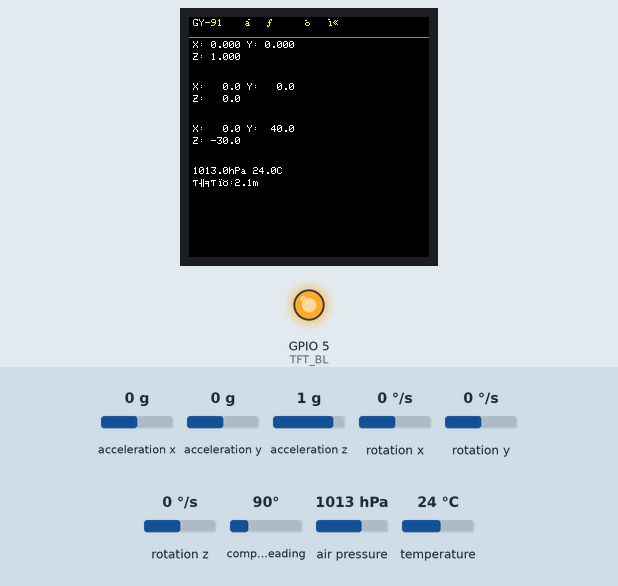
Bench run of a sketch on a simulated ESP32-S3. Parts: 240×240 colour display, output pins drawn as LEDs (lit = HIGH). The test bench sets the inputs (shaded band); at power-on: acceleration x 0 g, acceleration y 0 g, acceleration z 1 g, rotation x 0 °/s, rotation y 0 °/s, rotation z 0 °/s, compass heading 90°, air pressure 1013 hPa, temperature 24 °C. Pins used as bus, display or sensor lines are not drawn; what the sketch prints to the serial monitor is not drawn.

Above: at 2.4 s.
2.5 s: acceleration x set to -1.4 g
4.0 s: acceleration y set to -1.4 g
At 4.8 s:
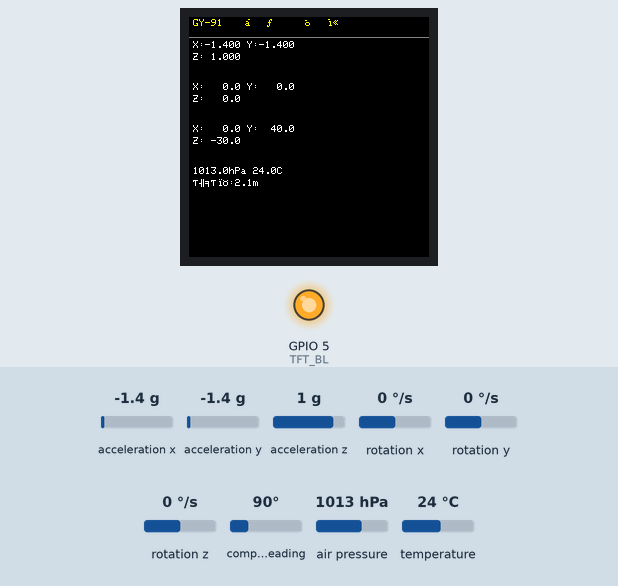
5.5 s: acceleration z set to -1.4 g
7.1 s: rotation x set to -192 °/s
At 8.4 s:
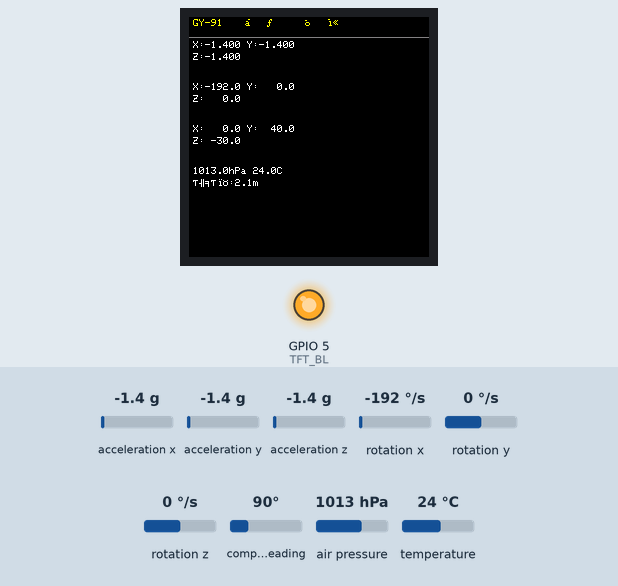
8.7 s: rotation y set to -192 °/s
10.2 s: rotation z set to -192 °/s
At 11.4 s:
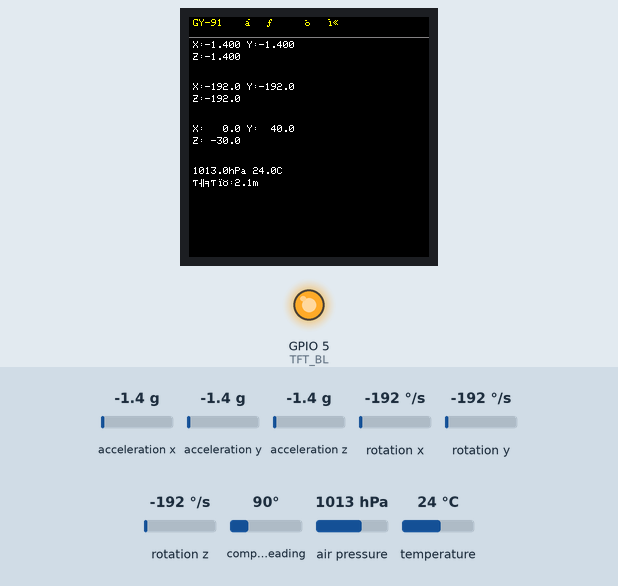
Timing chart, 0 to 13.2 s (numbered marks = the images above; inputs shaded):
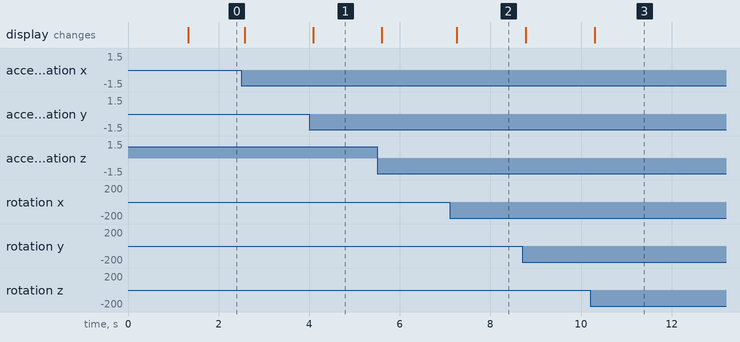

The sketch:

GY91_ST7789_Demo.ino
```cpp
/**
 * ESP32-S3 + ST7789 + GY-91 (MPU9250 + BMP280) 示例
 *
 * 功能：读取加速度、陀螺仪、磁力计和气压数据，显示在 ST7789 屏幕上
 * 编码：GB2312（确保中文正常显示）
 */

#include <Adafruit_GFX.h>
#include <Adafruit_ST7789.h>
#include <SPI.h>
#include <Wire.h>
#include <MPU9250_asukiaaa.h>
#include <Adafruit_BMP280.h>

// ── ST7789 引脚定义 ──────────────────────────
#define TFT_CS    10   // 屏幕片选
#define TFT_DC     6   // 数据/命令
#define TFT_RST    7   // 复位
#define TFT_MOSI  11   // SPI MOSI
#define TFT_SCLK  12   // SPI CLK
#define TFT_BL     5   // 背光
#define TFT_MISO  13   // SPI MISO（字库用）
#define FONT_CS    9   // 字库片选

// ── GY-91 I2C 引脚定义 ───────────────────────
#define GY91_SDA   3   // I2C 数据
#define GY91_SCL   4   // I2C 时钟

// ── 颜色定义（16位 RGB565）───────────────────
#define COLOR_BG     0x0000  // 黑色背景
#define COLOR_TITLE  0xFFE0  // 黄色标题
#define COLOR_ACCEL  0x07FF  // 青色 - 加速度
#define COLOR_GYRO   0xF81F  // 紫色 - 陀螺仪
#define COLOR_MAG    0x07E0  // 绿色 - 磁力计
#define COLOR_TEMP   0xFFA0  // 橙色 - 温度
#define COLOR_PRESS  0x001F  // 蓝色 - 气压
#define COLOR_VALUE  0xFFFF  // 白色数值

// ── 全局对象 ─────────────────────────────────
Adafruit_ST7789 tft = Adafruit_ST7789(TFT_CS, TFT_DC, TFT_MOSI, TFT_SCLK, TFT_RST);
MPU9250_asukiaaa mpu;
Adafruit_BMP280 bmp;

// ── 数据存储 ─────────────────────────────────
float accelX, accelY, accelZ;
float gyroX, gyroY, gyroZ;
float magX, magY, magZ;
float temperature;
float pressure;
float altitude;

// ── 字库读取函数（GT30L32S4W）────────────────
void fontChipRead(uint32_t addr, uint8_t* buf, uint16_t len) {
  SPI.beginTransaction(SPISettings(8000000, MSBFIRST, SPI_MODE0));
  digitalWrite(FONT_CS, LOW);

  SPI.transfer(0x03);
  SPI.transfer((addr >> 16) & 0xFF);
  SPI.transfer((addr >>  8) & 0xFF);
  SPI.transfer( addr        & 0xFF);

  for (uint16_t i = 0; i < len; i++) {
    buf[i] = SPI.transfer(0x00);
  }

  digitalWrite(FONT_CS, HIGH);
  SPI.endTransaction();
}

// GB2312 汉字地址计算（16×16 点阵）
uint32_t getHanziAddr(uint8_t h, uint8_t l) {
  uint8_t qu  = h - 0xA0;
  uint8_t wei = l - 0xA0;
  return 0x2C9D0 + ((uint32_t)(qu - 1) * 94 + (wei - 1)) * 32;
}

// 绘制单个 16×16 汉字
void drawHanzi(int16_t x, int16_t y, const uint8_t* gb, uint16_t fg, uint16_t bg) {
  uint8_t buf[32];
  fontChipRead(getHanziAddr(gb[0], gb[1]), buf, 32);

  for (uint8_t row = 0; row < 16; row++) {
    uint16_t bits = ((uint16_t)buf[row * 2] << 8) | buf[row * 2 + 1];
    for (uint8_t col = 0; col < 16; col++) {
      tft.drawPixel(x + col, y + row, (bits & (0x8000 >> col)) ? fg : bg);
    }
  }
}

// 绘制 GB2312 字符串（汉字+ASCII 混排）
void drawChinese(int16_t x, int16_t y, const char* str, uint16_t fg, uint16_t bg) {
  int16_t cx = x;
  while (*str) {
    uint8_t ch = (uint8_t)*str;
    if (ch >= 0xA1 && *(str + 1)) {
      uint8_t gb[2] = { ch, (uint8_t)*(str + 1) };
      drawHanzi(cx, y, gb, fg, bg);
      cx  += 16;
      str += 2;
    } else {
      tft.drawChar(cx, y + 2, ch, fg, bg, 1);
      cx  += 6;
      str += 1;
    }
  }
}

// ── 传感器初始化 ─────────────────────────────
bool initGY91() {
  bool success = true;

  // 初始化 I2C（自定义引脚）
  Wire.begin(GY91_SDA, GY91_SCL);
  mpu.setWire(&Wire);

  // 初始化 MPU9250
  if (mpu.beginAccel() != 0) {
    Serial.println("[错误] MPU9250 加速度计初始化失败");
    success = false;
  }
  if (mpu.beginGyro() != 0) {
    Serial.println("[错误] MPU9250 陀螺仪初始化失败");
    success = false;
  }
  if (mpu.beginMag() != 0) {
    Serial.println("[警告] MPU9250 磁力计初始化失败（可能需要校准）");
    // 磁力计失败不视为整体失败
  }

  // 初始化 BMP280
  if (!bmp.begin(0x76)) {  // SDO=GND 时地址为 0x76
    Serial.println("[错误] BMP280 初始化失败");
    success = false;
  } else {
    // 配置 BMP280
    bmp.setSampling(Adafruit_BMP280::MODE_NORMAL,
                    Adafruit_BMP280::SAMPLING_X2,
                    Adafruit_BMP280::SAMPLING_X16,
                    Adafruit_BMP280::FILTER_X16,
                    Adafruit_BMP280::STANDBY_MS_500);
  }

  return success;
}

// ── 读取传感器数据 ───────────────────────────
void readSensors() {
  // 读取加速度
  if (mpu.accelUpdate() == 0) {
    accelX = mpu.accelX();
    accelY = mpu.accelY();
    accelZ = mpu.accelZ();
  }

  // 读取陀螺仪
  if (mpu.gyroUpdate() == 0) {
    gyroX = mpu.gyroX();
    gyroY = mpu.gyroY();
    gyroZ = mpu.gyroZ();
  }

  // 读取磁力计
  if (mpu.magUpdate() == 0) {
    magX = mpu.magX();
    magY = mpu.magY();
    magZ = mpu.magZ();
  }

  // 读取 BMP280
  temperature = bmp.readTemperature();
  pressure = bmp.readPressure() / 100.0F;  // 转换为 hPa
  altitude = bmp.readAltitude(1013.25);    // 标准海平面气压
}

// ── 绘制数据到屏幕 ───────────────────────────
void drawData() {
  char buf[32];
  int16_t y = 0;

  // 标题
  drawChinese(4, y, "GY-91 传感器数据", COLOR_TITLE, COLOR_BG);
  y += 20;

  // 分隔线
  tft.drawFastHLine(0, y, 240, 0x8410);
  y += 4;

  // 加速度
  drawChinese(4, y, "加速度(g):", COLOR_ACCEL, COLOR_BG);
  y += 14;
  snprintf(buf, sizeof(buf), "X:%6.3f Y:%6.3f", accelX, accelY);
  tft.setCursor(4, y);
  tft.setTextColor(COLOR_VALUE);
  tft.print(buf);
  y += 12;
  snprintf(buf, sizeof(buf), "Z:%6.3f", accelZ);
  tft.setCursor(4, y);
  tft.print(buf);
  y += 16;

  // 陀螺仪
  drawChinese(4, y, "陀螺仪(dps):", COLOR_GYRO, COLOR_BG);
  y += 14;
  snprintf(buf, sizeof(buf), "X:%6.1f Y:%6.1f", gyroX, gyroY);
  tft.setCursor(4, y);
  tft.setTextColor(COLOR_VALUE);
  tft.print(buf);
  y += 12;
  snprintf(buf, sizeof(buf), "Z:%6.1f", gyroZ);
  tft.setCursor(4, y);
  tft.print(buf);
  y += 16;

  // 磁力计
  drawChinese(4, y, "磁力计(uT):", COLOR_MAG, COLOR_BG);
  y += 14;
  snprintf(buf, sizeof(buf), "X:%6.1f Y:%6.1f", magX, magY);
  tft.setCursor(4, y);
  tft.setTextColor(COLOR_VALUE);
  tft.print(buf);
  y += 12;
  snprintf(buf, sizeof(buf), "Z:%6.1f", magZ);
  tft.setCursor(4, y);
  tft.print(buf);
  y += 16;

  // 气压和温度
  drawChinese(4, y, "气压温度:", COLOR_PRESS, COLOR_BG);
  y += 14;
  snprintf(buf, sizeof(buf), "%.1fhPa %.1fC", pressure, temperature);
  tft.setCursor(4, y);
  tft.setTextColor(COLOR_VALUE);
  tft.print(buf);
  y += 12;
  snprintf(buf, sizeof(buf), "海拔:%.1fm", altitude);
  tft.setCursor(4, y);
  tft.print(buf);
}

// ── 绘制静态标签（减少刷新闪烁）───────────────
void drawStaticLabels() {
  tft.fillScreen(COLOR_BG);

  int16_t y = 0;

  // 标题
  drawChinese(4, y, "GY-91 传感器数据", COLOR_TITLE, COLOR_BG);
  y += 20;

  // 分隔线
  tft.drawFastHLine(0, y, 240, 0x8410);
  y += 4;

  // 加速度标签
  drawChinese(4, y, "加速度(g):", COLOR_ACCEL, COLOR_BG);
  y += 42;

  // 陀螺仪标签
  drawChinese(4, y, "陀螺仪(dps):", COLOR_GYRO, COLOR_BG);
  y += 42;

  // 磁力计标签
  drawChinese(4, y, "磁力计(uT):", COLOR_MAG, COLOR_BG);
  y += 42;

  // 气压温度标签
  drawChinese(4, y, "气压温度:", COLOR_PRESS, COLOR_BG);
}

// ── 只更新数值区域 ───────────────────────────
void updateValues() {
  char buf[32];
  int16_t y;

  // 加速度数值区域：y=24~52
  y = 24;
  tft.fillRect(4, y, 232, 26, COLOR_BG);
  snprintf(buf, sizeof(buf), "X:%6.3f Y:%6.3f", accelX, accelY);
  tft.setCursor(4, y);
  tft.setTextColor(COLOR_VALUE);
  tft.print(buf);
  y += 12;
  snprintf(buf, sizeof(buf), "Z:%6.3f", accelZ);
  tft.setCursor(4, y);
  tft.print(buf);

  // 陀螺仪数值区域：y=66~94
  y = 66;
  tft.fillRect(4, y, 232, 26, COLOR_BG);
  snprintf(buf, sizeof(buf), "X:%6.1f Y:%6.1f", gyroX, gyroY);
  tft.setCursor(4, y);
  tft.setTextColor(COLOR_VALUE);
  tft.print(buf);
  y += 12;
  snprintf(buf, sizeof(buf), "Z:%6.1f", gyroZ);
  tft.setCursor(4, y);
  tft.print(buf);

  // 磁力计数值区域：y=108~136
  y = 108;
  tft.fillRect(4, y, 232, 26, COLOR_BG);
  snprintf(buf, sizeof(buf), "X:%6.1f Y:%6.1f", magX, magY);
  tft.setCursor(4, y);
  tft.setTextColor(COLOR_VALUE);
  tft.print(buf);
  y += 12;
  snprintf(buf, sizeof(buf), "Z:%6.1f", magZ);
  tft.setCursor(4, y);
  tft.print(buf);

  // 气压温度数值区域：y=150~178
  y = 150;
  tft.fillRect(4, y, 232, 26, COLOR_BG);
  snprintf(buf, sizeof(buf), "%.1fhPa %.1fC", pressure, temperature);
  tft.setCursor(4, y);
  tft.setTextColor(COLOR_VALUE);
  tft.print(buf);
  y += 12;
  snprintf(buf, sizeof(buf), "海拔:%.1fm", altitude);
  tft.setCursor(4, y);
  tft.print(buf);
}

// ── Setup ────────────────────────────────────
void setup() {
  Serial.begin(115200);
  delay(1000);
  Serial.println("\n====================");
  Serial.println("GY-91 + ST7789 演示");
  Serial.println("====================\n");

  // 初始化背光和字库片选
  pinMode(TFT_BL, OUTPUT);
  digitalWrite(TFT_BL, HIGH);
  pinMode(FONT_CS, OUTPUT);
  digitalWrite(FONT_CS, HIGH);

  // 初始化显示屏
  tft.init(240, 240);
  tft.setRotation(0);
  tft.fillScreen(COLOR_BG);
  tft.setTextSize(1);

  // 显示初始化信息
  drawChinese(4, 100, "正在初始化...", COLOR_TITLE, COLOR_BG);

  // 初始化 GY-91
  if (!initGY91()) {
    Serial.println("[错误] GY-91 初始化失败，请检查接线");
    tft.fillScreen(COLOR_BG);
    drawChinese(4, 100, "传感器初始化失败", 0xF800, COLOR_BG);
    drawChinese(4, 120, "请检查接线", 0xF800, COLOR_BG);
    while (1) { delay(100); }  // 停止运行
  }

  Serial.println("[成功] GY-91 初始化完成");

  // 绘制静态标签
  drawStaticLabels();
}

// ── Loop ─────────────────────────────────────
void loop() {
  // 读取传感器
  readSensors();

  // 更新显示（只刷新数值区域，减少闪烁）
  updateValues();

  // 串口输出（调试用）
  Serial.printf("Accel: %.3f, %.3f, %.3f | ", accelX, accelY, accelZ);
  Serial.printf("Gyro: %.1f, %.1f, %.1f | ", gyroX, gyroY, gyroZ);
  Serial.printf("Mag: %.1f, %.1f, %.1f | ", magX, magY, magZ);
  Serial.printf("Temp: %.1fC | Press: %.1fhPa\n", temperature, pressure);

  delay(100);  // 10Hz 刷新率
}
```

Measured:
- after the input at 4.0 s, the display: changes after 0.09 s (image 1)
- after the input at 7.1 s, the display: changes after 0.16 s (image 2)
- after the input at 10.2 s, the display: changes after 0.11 s (image 3)
